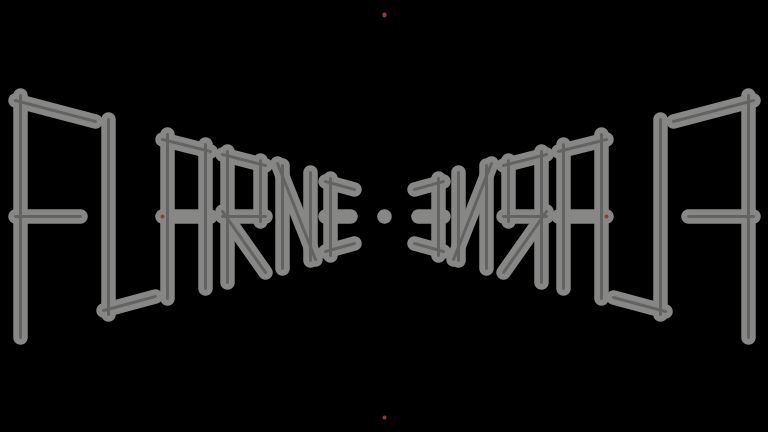
Frame 1 (no input)
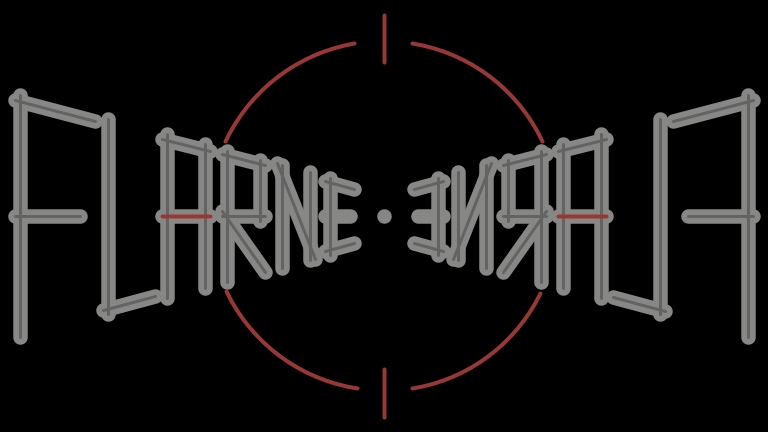
Frame 60 (the mouse pressed at the canvas centre just before this capture)
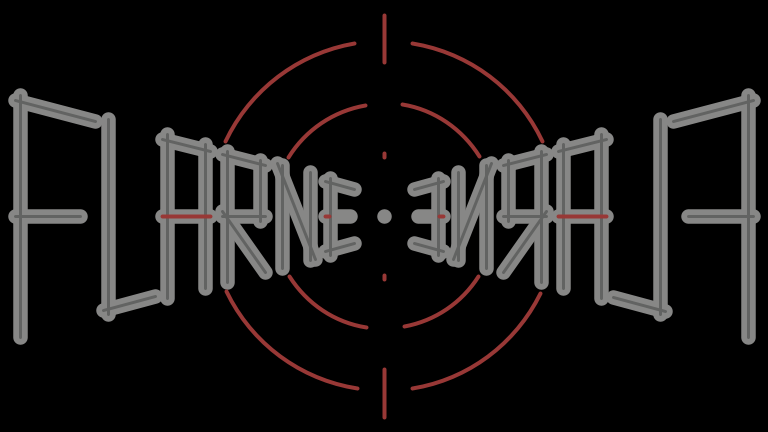
Frame 120 (the mouse held since frame 60 and released just before this capture)

The Processing sketch that drew these frames (run headless with seeded random() and noise(); from frame 60 on, the mouse is pressed at the canvas centre):

// Processing sketch: Assignment1
// ── Assignment1.pde

int frame = 0;
//int dot = 15;

void setup() 
{
  size(768, 432);
  stroke(128, 128 ,128, 128);
  strokeWeight(3);
  frameRate(30);
}

void draw()
{
  background(0, 0, 0);
  stroke(135, 135, 134);
  strokeWeight(14.5);
  
  line(20, 95, 20, 337);                     // sida
  line(15, 100, 95, 121);                    // Tak
  line(15, 216, 80, 216);                    // Mitten
  
  //Letter L Left
  line(108, 119, 108, 314);                  // Sida
  line(103, 310, 155, 296);                  // golv
  
  // Letter A Left
  line(167, 134, 167, 298);                  // sida
  line(205, 144, 205, 288);                  // sida 2
  line(162, 139, 210, 151);                  // Tak
  line(162, 216, 210, 216);                  // Mitten
  
  // Letter R Left
  line(227, 151, 227, 282);                  // Sida lång
  line(260, 160, 260, 221);                  // Sida kort
  line(222, 154, 265, 165);                  // Tak
  line(222, 216, 265, 216);                  // Mitten
  line(222, 211, 265, 272);                  // Sned
  
  // Letter N Left
  line(282, 165, 282, 268);                  // Sida
  line(310, 172, 310, 260);                  // sida 2
  line(277, 163, 315, 259);                  // sneda
  
  // Letter E Left
  line(330, 178, 330, 255);                  // Sida
  line(325, 181, 354, 189);                  // Tak
  line(325, 216, 350, 216);                  // Mitten
  line(325, 251, 354, 243);                  // Golv
  
  // Letter E Right
  line(438, 178, 438, 255);                  // Sida 2
  line(414, 189, 443, 181);                  // Tak
  line(418, 216, 443, 216);                  // Mitten
  line(414, 243, 443, 251);                  // Golv
  
  // Letter N Right
  line(458, 172, 458, 260);                  // Sida
  line(486, 165, 486, 268);                  // Sida 2
  line(453, 259, 491, 163);                  // Sneda
  
  // Letter R Right
  line(508, 160, 508, 221);                  // Sida Kort
  line(541, 151, 541, 282);                  // Sida Lång
  line(503, 165, 546, 154);                  // Tak
  line(503, 216, 546, 216);                  // Mitten
  line(503, 272, 546, 211);                  // Sned
  
  // Letter A Right
  line(563, 144, 563, 288);                  // Sida
  line(601, 134, 601, 298);                  // sida 2
  line(558, 151, 606, 139);                  // Tak
  line(558, 216, 606, 216);                  // mitten
  
  // Letter L Right
  line(660, 119, 660, 314);                  // Sida
  line(665, 311, 613, 297);                  // Golv
  
  // Letter F Right
  line(748, 95, 748, 337);                   // sida 2
  line(673, 121, 753, 100);                  // Tak
  line(688, 216, 753, 216);
  
  // mitten punkt
  line(384, 216, 384, 216);
  stroke(98, 99, 98);
  strokeWeight(3.0);
  
  // Thin lines inside letters
  // Letter F Left
  line(20, 95, 20, 337);                     // sida
  line(15, 100, 95, 121);                    // Tak
  line(15, 216, 80, 216);                    // Mitten
  
  //Letter L Left
  line(108, 119, 108, 314);                  // Sida
  line(103, 310, 155, 296);                  // golv
  
  // Letter A Left
  line(167, 134, 167, 298);                  // sida
  line(205, 144, 205, 288);                  // sida 2
  line(162, 139, 210, 151);                  // Tak
  //line(162, 216, 210, 216);                // Mitten
  
  // Letter R Left
  line(227, 151, 227, 282);                  // Sida lång
  line(260, 160, 260, 221);                  // Sida kort
  line(222, 154, 265, 165);                  // Tak
  line(222, 216, 265, 216);                  // Mitten
  line(222, 211, 265, 272);                  // Sned
  
  // Letter N Left
  line(282, 165, 282, 268);                  // Sida
  line(310, 172, 310, 260);                  // sida 2
  line(277, 163, 315, 259);                  // sneda
  
  // Letter E Left
  line(330, 178, 330, 255);                  // Sida
  line(325, 181, 354, 189);                  // Tak
  //line(325, 216, 350, 216);                // Mitten
  line(325, 251, 354, 243);                  // Golv
  
  // Letter E Right
  line(438, 178, 438, 255);                  // Sida 2
  line(414, 189, 443, 181);                  // Tak
  //line(418, 216, 443, 216);                // Mitten
  line(414, 243, 443, 251);                  // Golv
  
  // Letter N Right
  line(458, 172, 458, 260);                  // Sida
  line(486, 165, 486, 268);                  // Sida 2
  line(453, 259, 491, 163);                  // Sneda
  
  // Letter R Right
  line(508, 160, 508, 221);                  // Sida Kort
  line(541, 151, 541, 282);                  // Sida Lång
  line(503, 165, 546, 154);                  // Tak
  line(503, 216, 546, 216);                  // Mitten
  line(503, 272, 546, 211);                  // Sned
  
  // Letter A Right
  line(563, 144, 563, 288);                  // Sida
  line(601, 134, 601, 298);                  // sida 2
  line(558, 151, 606, 139);                  // Tak
  //line(558, 216, 606, 216);                // mitten
  
  // Letter L Right
  line(660, 119, 660, 314);                  // Sida
  line(665, 311, 613, 297);                  // Golv
  
  // Letter F Right
  line(748, 95, 748, 337);                   // sida 2
  line(673, 121, 753, 100);                  // Tak
  line(688, 216, 753, 216);                  // Mitten

    
    if (frame <= 48)
    {
        strokeWeight(4);
        stroke(152, 56, 54);
        line(162, 216, 162 + frame, 216);
        line(606 - frame, 216, 606, 216);
        line(384, 15, 384, 14 + frame);
        line(384, 417 - frame, 384, 417); 
        noFill();
    }
    
    else 
    {
        strokeWeight(4);
        stroke(152, 56, 54);
        line(162, 216, 162 + 48, 216);
        line(606 - 48, 216, 606, 216);
        line(384, 15, 384, 14 + 48);
        line(384, 417 - 48, 384, 417);
    }
  
    if (frame > 115 && frame < 140)
    {
        line(325, 216, 300 + (frame - 90), 216);
        line(468 - (frame - 90), 216, 443, 216);
        line(384, 153, 384, 128 + (frame - 90));
        line(384, 304 - (frame - 90), 384, 279);
    }
    else if (frame >= 140)
    {
        line(325, 216, 350, 216);
        line(418, 216, 443, 216);
        line(384, 153, 384, 178);
        line(384, 254, 384, 279);
        line(width / 2, height / 2, width / 2, height / 2);
    }
    
    if (frame >= 49)
    {
        noFill();
        arc(384, 216, 350, 350, -1.41, -0.44);
        arc(384, 216, 350, 350, 0.46, 1.41);
        arc(384, 216, 350, 350, -4.56, -3.59);
        arc(384, 216, 350, 350, -2.70, -1.74);
    }
    if (frame >= 80)
    {
        noFill();
        arc(384, 216, 225, 225, -1.41, -0.56);
        arc(384, 216, 225, 225, 6.85, 7.67);
        arc(384, 216, 225, 225, -4.56, -3.71);
        arc(384, 216, 225, 225, -2.59, -1.74);
    }
    if (frame >= 140)
    {
        noFill();
        ellipse(384, 216, 50, 50);
    }
    
    frame++;
}
